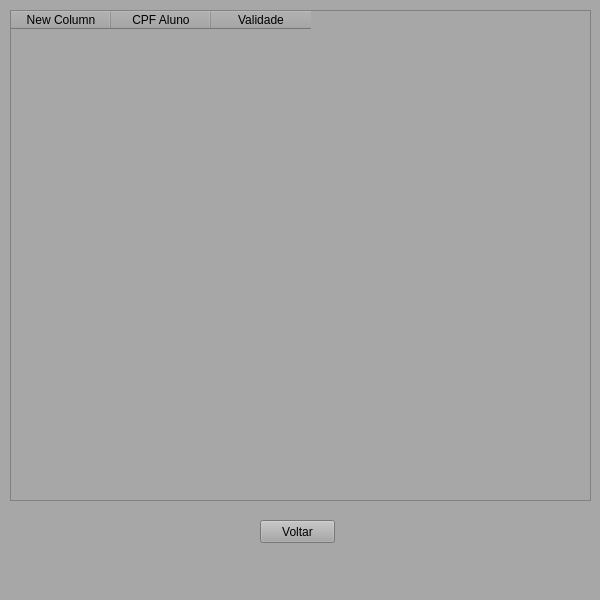
<?xml version="1.0" encoding="UTF-8"?>
<ui version="4.0">
 <class>listaCarteirinhas</class>
 <widget class="QMainWindow" name="listaCarteirinhas">
  <property name="geometry">
   <rect>
    <x>0</x>
    <y>0</y>
    <width>600</width>
    <height>600</height>
   </rect>
  </property>
  <property name="windowTitle">
   <string>MainWindow</string>
  </property>
  <property name="styleSheet">
   <string notr="true">background-color: rgb(167, 167, 167);</string>
  </property>
  <widget class="QWidget" name="centralwidget">
   <widget class="QTableWidget" name="tabelaCarteirinha">
    <property name="geometry">
     <rect>
      <x>10</x>
      <y>10</y>
      <width>581</width>
      <height>491</height>
     </rect>
    </property>
    <column>
     <property name="text">
      <string>New Column</string>
     </property>
    </column>
    <column>
     <property name="text">
      <string>CPF Aluno</string>
     </property>
    </column>
    <column>
     <property name="text">
      <string>Validade</string>
     </property>
    </column>
   </widget>
   <widget class="QPushButton" name="btnVoltar">
    <property name="geometry">
     <rect>
      <x>260</x>
      <y>520</y>
      <width>75</width>
      <height>23</height>
     </rect>
    </property>
    <property name="text">
     <string>Voltar</string>
    </property>
   </widget>
  </widget>
  <widget class="QStatusBar" name="statusbar"/>
 </widget>
 <resources/>
 <connections/>
</ui>
